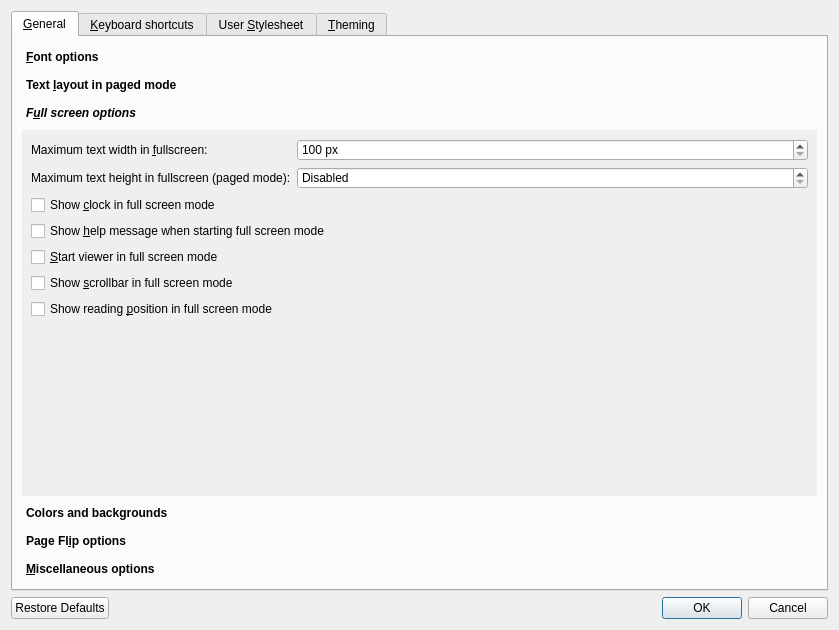
<?xml version="1.0" encoding="UTF-8"?>
<ui version="4.0">
 <class>Dialog</class>
 <widget class="QDialog" name="Dialog">
  <property name="geometry">
   <rect>
    <x>0</x>
    <y>0</y>
    <width>839</width>
    <height>630</height>
   </rect>
  </property>
  <property name="windowTitle">
   <string>Configure Ebook viewer</string>
  </property>
  <property name="windowIcon">
   <iconset resource="../../../../resources/images.qrc">
    <normaloff>:/images/config.png</normaloff>:/images/config.png</iconset>
  </property>
  <layout class="QGridLayout" name="gridLayout_4">
   <item row="1" column="0">
    <widget class="QDialogButtonBox" name="buttonBox">
     <property name="orientation">
      <enum>Qt::Horizontal</enum>
     </property>
     <property name="standardButtons">
      <set>QDialogButtonBox::Cancel|QDialogButtonBox::Ok|QDialogButtonBox::RestoreDefaults</set>
     </property>
    </widget>
   </item>
   <item row="0" column="0">
    <widget class="QTabWidget" name="tabs">
     <property name="currentIndex">
      <number>0</number>
     </property>
     <widget class="QWidget" name="tab">
      <attribute name="title">
       <string>&amp;General</string>
      </attribute>
      <layout class="QVBoxLayout" name="verticalLayout_2">
       <item>
        <widget class="QToolBox" name="toolBox">
         <property name="styleSheet">
          <string notr="true">QToolBox::tab {
     background: qlineargradient(x1: 0, y1: 0, x2: 0, y2: 1,
                                 stop: 0 #E1E1E1, stop: 0.4 #DDDDDD,
                                 stop: 0.5 #D8D8D8, stop: 1.0 #D3D3D3);
     border-radius: 5px;
     color: black;
     font-weight: bold;
 }

 QToolBox::tab:selected {
     font-style: italic;
 }

QToolBox::tab:hover {
   color: red;
   font-style: italic;
}</string>
         </property>
         <property name="currentIndex">
          <number>2</number>
         </property>
         <widget class="QWidget" name="page">
          <property name="geometry">
           <rect>
            <x>0</x>
            <y>0</y>
            <width>811</width>
            <height>380</height>
           </rect>
          </property>
          <attribute name="label">
           <string>&amp;Font options</string>
          </attribute>
          <layout class="QFormLayout" name="formLayout_2">
           <item row="0" column="0">
            <widget class="QLabel" name="label">
             <property name="text">
              <string>Se&amp;rif family:</string>
             </property>
             <property name="buddy">
              <cstring>serif_family</cstring>
             </property>
            </widget>
           </item>
           <item row="0" column="1">
            <widget class="QFontComboBox" name="serif_family"/>
           </item>
           <item row="1" column="0">
            <widget class="QLabel" name="label_2">
             <property name="text">
              <string>&amp;Sans family:</string>
             </property>
             <property name="buddy">
              <cstring>sans_family</cstring>
             </property>
            </widget>
           </item>
           <item row="1" column="1">
            <widget class="QFontComboBox" name="sans_family"/>
           </item>
           <item row="2" column="0">
            <widget class="QLabel" name="label_3">
             <property name="text">
              <string>&amp;Monospace family:</string>
             </property>
             <property name="buddy">
              <cstring>mono_family</cstring>
             </property>
            </widget>
           </item>
           <item row="2" column="1">
            <widget class="QFontComboBox" name="mono_family"/>
           </item>
           <item row="3" column="0">
            <widget class="QLabel" name="label_4">
             <property name="text">
              <string>&amp;Default font size:</string>
             </property>
             <property name="buddy">
              <cstring>default_font_size</cstring>
             </property>
            </widget>
           </item>
           <item row="3" column="1">
            <widget class="QSpinBox" name="default_font_size">
             <property name="suffix">
              <string> px</string>
             </property>
             <property name="minimum">
              <number>8</number>
             </property>
             <property name="maximum">
              <number>40</number>
             </property>
            </widget>
           </item>
           <item row="4" column="0">
            <widget class="QLabel" name="label_5">
             <property name="text">
              <string>Monospace &amp;font size:</string>
             </property>
             <property name="buddy">
              <cstring>mono_font_size</cstring>
             </property>
            </widget>
           </item>
           <item row="4" column="1">
            <widget class="QSpinBox" name="mono_font_size">
             <property name="suffix">
              <string> px</string>
             </property>
             <property name="minimum">
              <number>8</number>
             </property>
             <property name="maximum">
              <number>50</number>
             </property>
            </widget>
           </item>
           <item row="5" column="0">
            <widget class="QLabel" name="label_6">
             <property name="text">
              <string>S&amp;tandard font:</string>
             </property>
             <property name="buddy">
              <cstring>standard_font</cstring>
             </property>
            </widget>
           </item>
           <item row="5" column="1">
            <widget class="QComboBox" name="standard_font">
             <item>
              <property name="text">
               <string>Serif</string>
              </property>
             </item>
             <item>
              <property name="text">
               <string>Sans-serif</string>
              </property>
             </item>
             <item>
              <property name="text">
               <string>Monospace</string>
              </property>
             </item>
            </widget>
           </item>
           <item row="6" column="0">
            <widget class="QLabel" name="label_12">
             <property name="text">
              <string>Font &amp;magnification step size:</string>
             </property>
             <property name="buddy">
              <cstring>opt_font_mag_step</cstring>
             </property>
            </widget>
           </item>
           <item row="6" column="1">
            <widget class="QSpinBox" name="opt_font_mag_step">
             <property name="toolTip">
              <string>The amount by which the font size is increased/decreased
 when you click the font size larger/smaller buttons</string>
             </property>
             <property name="suffix">
              <string>%</string>
             </property>
            </widget>
           </item>
           <item row="7" column="0">
            <widget class="QLabel" name="label_22">
             <property name="text">
              <string>M&amp;inimum font size:</string>
             </property>
             <property name="buddy">
              <cstring>minimum_font_size</cstring>
             </property>
            </widget>
           </item>
           <item row="7" column="1">
            <widget class="QSpinBox" name="minimum_font_size">
             <property name="toolTip">
              <string>The minimum font size in pixels</string>
             </property>
             <property name="suffix">
              <string> px</string>
             </property>
             <property name="minimum">
              <number>8</number>
             </property>
            </widget>
           </item>
          </layout>
         </widget>
         <widget class="QWidget" name="page_5">
          <property name="geometry">
           <rect>
            <x>0</x>
            <y>0</y>
            <width>811</width>
            <height>380</height>
           </rect>
          </property>
          <attribute name="label">
           <string>Text &amp;layout in paged mode</string>
          </attribute>
          <layout class="QFormLayout" name="formLayout_5">
           <property name="fieldGrowthPolicy">
            <enum>QFormLayout::ExpandingFieldsGrow</enum>
           </property>
           <item row="0" column="0" colspan="2">
            <widget class="QLabel" name="label_8">
             <property name="text">
              <string>&lt;p&gt;These options only apply in &quot;paged&quot; mode, where the text is broken up into pages, as in a paper book. To get into this mode, use the button with the yellow scroll icon in the top right corner of the viewer window.</string>
             </property>
             <property name="wordWrap">
              <bool>true</bool>
             </property>
            </widget>
           </item>
           <item row="1" column="0">
            <widget class="QLabel" name="label_13">
             <property name="text">
              <string>The number of &amp;pages of text to show on screen </string>
             </property>
             <property name="buddy">
              <cstring>opt_cols_per_screen</cstring>
             </property>
            </widget>
           </item>
           <item row="1" column="1">
            <widget class="QSpinBox" name="opt_cols_per_screen">
             <property name="suffix">
              <string> page(s)</string>
             </property>
             <property name="minimum">
              <number>1</number>
             </property>
             <property name="maximum">
              <number>5</number>
             </property>
            </widget>
           </item>
           <item row="2" column="0" colspan="2">
            <widget class="QCheckBox" name="opt_override_book_margins">
             <property name="text">
              <string>&amp;Override the page margin settings specified in the book</string>
             </property>
             <property name="checked">
              <bool>true</bool>
             </property>
            </widget>
           </item>
           <item row="3" column="0">
            <widget class="QLabel" name="label_18">
             <property name="text">
              <string>&amp;Top margin</string>
             </property>
             <property name="buddy">
              <cstring>opt_top_margin</cstring>
             </property>
            </widget>
           </item>
           <item row="3" column="1">
            <widget class="QSpinBox" name="opt_top_margin">
             <property name="suffix">
              <string> px</string>
             </property>
             <property name="minimum">
              <number>10</number>
             </property>
             <property name="maximum">
              <number>1000</number>
             </property>
            </widget>
           </item>
           <item row="4" column="0">
            <widget class="QLabel" name="label_19">
             <property name="text">
              <string>&amp;Side margin</string>
             </property>
             <property name="buddy">
              <cstring>opt_side_margin</cstring>
             </property>
            </widget>
           </item>
           <item row="4" column="1">
            <widget class="QSpinBox" name="opt_side_margin">
             <property name="suffix">
              <string> px</string>
             </property>
             <property name="minimum">
              <number>10</number>
             </property>
             <property name="maximum">
              <number>1000</number>
             </property>
            </widget>
           </item>
           <item row="5" column="0">
            <widget class="QLabel" name="label_17">
             <property name="text">
              <string>&amp;Bottom margin</string>
             </property>
             <property name="buddy">
              <cstring>opt_bottom_margin</cstring>
             </property>
            </widget>
           </item>
           <item row="5" column="1">
            <widget class="QSpinBox" name="opt_bottom_margin">
             <property name="suffix">
              <string> px</string>
             </property>
             <property name="minimum">
              <number>10</number>
             </property>
             <property name="maximum">
              <number>1000</number>
             </property>
            </widget>
           </item>
          </layout>
         </widget>
         <widget class="QWidget" name="page_2">
          <property name="geometry">
           <rect>
            <x>0</x>
            <y>0</y>
            <width>811</width>
            <height>380</height>
           </rect>
          </property>
          <attribute name="label">
           <string>F&amp;ull screen options</string>
          </attribute>
          <layout class="QFormLayout" name="formLayout">
           <item row="0" column="0">
            <widget class="QLabel" name="label_7">
             <property name="text">
              <string>Maximum text width in &amp;fullscreen:</string>
             </property>
             <property name="buddy">
              <cstring>max_fs_width</cstring>
             </property>
            </widget>
           </item>
           <item row="0" column="1">
            <widget class="QSpinBox" name="max_fs_width">
             <property name="toolTip">
              <string>Set the maximum width that the book's text and pictures will take when in fullscreen mode. This allows you to read the book text without it becoming too wide.</string>
             </property>
             <property name="suffix">
              <string> px</string>
             </property>
             <property name="minimum">
              <number>100</number>
             </property>
             <property name="maximum">
              <number>10000</number>
             </property>
            </widget>
           </item>
           <item row="6" column="0" colspan="2">
            <widget class="QCheckBox" name="opt_fullscreen_pos">
             <property name="text">
              <string>Show reading &amp;position in full screen mode</string>
             </property>
            </widget>
           </item>
           <item row="5" column="0" colspan="2">
            <widget class="QCheckBox" name="opt_fullscreen_scrollbar">
             <property name="text">
              <string>Show &amp;scrollbar in full screen mode</string>
             </property>
            </widget>
           </item>
           <item row="4" column="0" colspan="2">
            <widget class="QCheckBox" name="opt_start_in_fullscreen">
             <property name="text">
              <string>&amp;Start viewer in full screen mode</string>
             </property>
            </widget>
           </item>
           <item row="3" column="0" colspan="2">
            <widget class="QCheckBox" name="opt_show_fullscreen_help">
             <property name="text">
              <string>Show &amp;help message when starting full screen mode</string>
             </property>
            </widget>
           </item>
           <item row="1" column="0">
            <widget class="QLabel" name="label_24">
             <property name="text">
              <string>Maximum text height in fullscreen (paged mode):</string>
             </property>
            </widget>
           </item>
           <item row="2" column="0" colspan="2">
            <widget class="QCheckBox" name="opt_fullscreen_clock">
             <property name="text">
              <string>Show &amp;clock in full screen mode</string>
             </property>
            </widget>
           </item>
           <item row="1" column="1">
            <widget class="QSpinBox" name="max_fs_height">
             <property name="specialValueText">
              <string>Disabled</string>
             </property>
             <property name="suffix">
              <string> px</string>
             </property>
             <property name="minimum">
              <number>100</number>
             </property>
             <property name="maximum">
              <number>10000</number>
             </property>
             <property name="singleStep">
              <number>25</number>
             </property>
            </widget>
           </item>
          </layout>
         </widget>
         <widget class="QWidget" name="page_6">
          <property name="geometry">
           <rect>
            <x>0</x>
            <y>0</y>
            <width>811</width>
            <height>380</height>
           </rect>
          </property>
          <attribute name="label">
           <string>Colors and backgrounds</string>
          </attribute>
          <layout class="QFormLayout" name="formLayout_6">
           <item row="0" column="0">
            <widget class="QLabel" name="label_14">
             <property name="text">
              <string>Background color:</string>
             </property>
            </widget>
           </item>
           <item row="0" column="1">
            <layout class="QHBoxLayout" name="horizontalLayout">
             <item>
              <widget class="QLabel" name="background_color_sample">
               <property name="text">
                <string>Sample</string>
               </property>
              </widget>
             </item>
             <item>
              <widget class="QPushButton" name="change_background_color_button">
               <property name="text">
                <string>Change</string>
               </property>
              </widget>
             </item>
             <item>
              <widget class="QPushButton" name="reset_background_color_button">
               <property name="text">
                <string>Reset</string>
               </property>
              </widget>
             </item>
            </layout>
           </item>
           <item row="1" column="0">
            <widget class="QLabel" name="label_16">
             <property name="text">
              <string>Text color:</string>
             </property>
            </widget>
           </item>
           <item row="1" column="1">
            <layout class="QHBoxLayout" name="horizontalLayout_2">
             <item>
              <widget class="QLabel" name="text_color_sample">
               <property name="text">
                <string>Sample</string>
               </property>
              </widget>
             </item>
             <item>
              <widget class="QPushButton" name="change_text_color_button">
               <property name="text">
                <string>Change</string>
               </property>
              </widget>
             </item>
             <item>
              <widget class="QPushButton" name="reset_text_color_button">
               <property name="text">
                <string>Reset</string>
               </property>
              </widget>
             </item>
            </layout>
           </item>
          </layout>
         </widget>
         <widget class="QWidget" name="page_3">
          <property name="geometry">
           <rect>
            <x>0</x>
            <y>0</y>
            <width>811</width>
            <height>380</height>
           </rect>
          </property>
          <attribute name="label">
           <string>Page Fl&amp;ip options</string>
          </attribute>
          <layout class="QFormLayout" name="formLayout_3">
           <item row="0" column="0">
            <widget class="QLabel" name="label_11">
             <property name="text">
              <string>Page flip &amp;duration:</string>
             </property>
             <property name="buddy">
              <cstring>opt_page_flip_duration</cstring>
             </property>
            </widget>
           </item>
           <item row="0" column="1">
            <widget class="QDoubleSpinBox" name="opt_page_flip_duration">
             <property name="specialValueText">
              <string>disabled</string>
             </property>
             <property name="suffix">
              <string> secs</string>
             </property>
             <property name="decimals">
              <number>1</number>
             </property>
             <property name="minimum">
              <double>0.100000000000000</double>
             </property>
             <property name="maximum">
              <double>3.000000000000000</double>
             </property>
             <property name="singleStep">
              <double>0.100000000000000</double>
             </property>
             <property name="value">
              <double>0.500000000000000</double>
             </property>
            </widget>
           </item>
           <item row="1" column="0" colspan="2">
            <widget class="QCheckBox" name="opt_wheel_flips_pages">
             <property name="text">
              <string>Mouse &amp;wheel flips pages</string>
             </property>
            </widget>
           </item>
           <item row="2" column="0" colspan="2">
            <widget class="QCheckBox" name="opt_line_scrolling_stops_on_pagebreaks">
             <property name="text">
              <string>Line &amp;scrolling stops at page breaks</string>
             </property>
            </widget>
           </item>
           <item row="3" column="0" colspan="2">
            <widget class="QCheckBox" name="opt_fit_images">
             <property name="text">
              <string>&amp;Resize images larger than the viewer window (needs restart)</string>
             </property>
            </widget>
           </item>
          </layout>
         </widget>
         <widget class="QWidget" name="page_4">
          <property name="geometry">
           <rect>
            <x>0</x>
            <y>0</y>
            <width>811</width>
            <height>380</height>
           </rect>
          </property>
          <attribute name="label">
           <string>&amp;Miscellaneous options</string>
          </attribute>
          <layout class="QFormLayout" name="formLayout_4">
           <item row="0" column="0" colspan="2">
            <widget class="QCheckBox" name="hyphenate">
             <property name="text">
              <string>H&amp;yphenate (break line in the middle of large words)</string>
             </property>
            </widget>
           </item>
           <item row="1" column="0">
            <widget class="QLabel" name="hyphenate_label">
             <property name="text">
              <string>Default &amp;language for hyphenation:</string>
             </property>
             <property name="buddy">
              <cstring>hyphenate_default_lang</cstring>
             </property>
            </widget>
           </item>
           <item row="1" column="1">
            <widget class="QComboBox" name="hyphenate_default_lang">
             <property name="toolTip">
              <string>The default language to use for hyphenation rules. If the book does not specify a language, this will be used.</string>
             </property>
            </widget>
           </item>
           <item row="5" column="0">
            <widget class="QPushButton" name="clear_search_history_button">
             <property name="text">
              <string>Clear search history</string>
             </property>
            </widget>
           </item>
           <item row="2" column="0">
            <widget class="QCheckBox" name="opt_show_controls">
             <property name="text">
              <string>Show &amp;controls in the viewer window</string>
             </property>
            </widget>
           </item>
           <item row="3" column="0">
            <widget class="QCheckBox" name="opt_remember_window_size">
             <property name="text">
              <string>Remember last used &amp;window size and layout</string>
             </property>
            </widget>
           </item>
           <item row="4" column="0">
            <widget class="QCheckBox" name="opt_remember_current_page">
             <property name="text">
              <string>Remember the &amp;current page when quitting</string>
             </property>
            </widget>
           </item>
          </layout>
         </widget>
        </widget>
       </item>
      </layout>
     </widget>
     <widget class="QWidget" name="tab_2">
      <attribute name="title">
       <string>&amp;Keyboard shortcuts</string>
      </attribute>
      <layout class="QVBoxLayout" name="verticalLayout">
       <item>
        <widget class="QLabel" name="label_9">
         <property name="text">
          <string>Double click to change a keyboard shortcut</string>
         </property>
         <property name="wordWrap">
          <bool>true</bool>
         </property>
        </widget>
       </item>
      </layout>
     </widget>
     <widget class="QWidget" name="tab_3">
      <attribute name="title">
       <string>User &amp;Stylesheet</string>
      </attribute>
      <layout class="QVBoxLayout" name="verticalLayout_3">
       <item>
        <widget class="QLabel" name="label_10">
         <property name="text">
          <string>&lt;p&gt;A CSS stylesheet that can be used to control the look and feel of books. For examples, click &lt;a href=&quot;http://www.mobileread.com/forums/showthread.php?t=51500&quot;&gt;here&lt;/a&gt;.</string>
         </property>
         <property name="wordWrap">
          <bool>true</bool>
         </property>
         <property name="openExternalLinks">
          <bool>true</bool>
         </property>
        </widget>
       </item>
       <item>
        <widget class="QPlainTextEdit" name="css"/>
       </item>
      </layout>
     </widget>
     <widget class="QWidget" name="tab_4">
      <attribute name="title">
       <string>&amp;Theming</string>
      </attribute>
      <layout class="QFormLayout" name="formLayout_7">
       <property name="fieldGrowthPolicy">
        <enum>QFormLayout::ExpandingFieldsGrow</enum>
       </property>
       <item row="0" column="0" colspan="2">
        <widget class="QLabel" name="label_23">
         <property name="text">
          <string>You can save and load the viewer settings as &lt;i&gt;themes&lt;/i&gt;</string>
         </property>
        </widget>
       </item>
       <item row="1" column="0">
        <spacer name="verticalSpacer_2">
         <property name="orientation">
          <enum>Qt::Vertical</enum>
         </property>
         <property name="sizeHint" stdset="0">
          <size>
           <width>20</width>
           <height>40</height>
          </size>
         </property>
        </spacer>
       </item>
       <item row="2" column="0">
        <widget class="QLabel" name="label_15">
         <property name="text">
          <string>Save current settings as a theme:</string>
         </property>
         <property name="buddy">
          <cstring>save_theme_button</cstring>
         </property>
        </widget>
       </item>
       <item row="2" column="1">
        <widget class="QToolButton" name="save_theme_button">
         <property name="text">
          <string>&amp;Save</string>
         </property>
         <property name="icon">
          <iconset resource="../../../../resources/images.qrc">
           <normaloff>:/images/save.png</normaloff>:/images/save.png</iconset>
         </property>
         <property name="toolButtonStyle">
          <enum>Qt::ToolButtonTextBesideIcon</enum>
         </property>
        </widget>
       </item>
       <item row="4" column="0">
        <widget class="QLabel" name="label_20">
         <property name="text">
          <string>Load a previously saved theme:</string>
         </property>
         <property name="buddy">
          <cstring>load_theme_button</cstring>
         </property>
        </widget>
       </item>
       <item row="4" column="1">
        <widget class="QToolButton" name="load_theme_button">
         <property name="text">
          <string>&amp;Load</string>
         </property>
         <property name="icon">
          <iconset resource="../../../../resources/images.qrc">
           <normaloff>:/images/document_open.png</normaloff>:/images/document_open.png</iconset>
         </property>
         <property name="popupMode">
          <enum>QToolButton::InstantPopup</enum>
         </property>
         <property name="toolButtonStyle">
          <enum>Qt::ToolButtonTextBesideIcon</enum>
         </property>
        </widget>
       </item>
       <item row="5" column="0">
        <widget class="QLabel" name="label_21">
         <property name="text">
          <string>Delete a saved theme:</string>
         </property>
        </widget>
       </item>
       <item row="5" column="1">
        <widget class="QToolButton" name="delete_theme_button">
         <property name="text">
          <string>&amp;Delete</string>
         </property>
         <property name="icon">
          <iconset resource="../../../../resources/images.qrc">
           <normaloff>:/images/trash.png</normaloff>:/images/trash.png</iconset>
         </property>
         <property name="popupMode">
          <enum>QToolButton::InstantPopup</enum>
         </property>
         <property name="toolButtonStyle">
          <enum>Qt::ToolButtonTextBesideIcon</enum>
         </property>
        </widget>
       </item>
       <item row="6" column="1">
        <spacer name="verticalSpacer_3">
         <property name="orientation">
          <enum>Qt::Vertical</enum>
         </property>
         <property name="sizeHint" stdset="0">
          <size>
           <width>20</width>
           <height>40</height>
          </size>
         </property>
        </spacer>
       </item>
       <item row="7" column="0" colspan="2">
        <widget class="QLabel" name="theming_message">
         <property name="text">
          <string/>
         </property>
        </widget>
       </item>
      </layout>
     </widget>
    </widget>
   </item>
  </layout>
 </widget>
 <tabstops>
  <tabstop>buttonBox</tabstop>
 </tabstops>
 <resources>
  <include location="../../../../resources/images.qrc"/>
 </resources>
 <connections>
  <connection>
   <sender>buttonBox</sender>
   <signal>accepted()</signal>
   <receiver>Dialog</receiver>
   <slot>accept()</slot>
   <hints>
    <hint type="sourcelabel">
     <x>258</x>
     <y>623</y>
    </hint>
    <hint type="destinationlabel">
     <x>157</x>
     <y>274</y>
    </hint>
   </hints>
  </connection>
  <connection>
   <sender>buttonBox</sender>
   <signal>rejected()</signal>
   <receiver>Dialog</receiver>
   <slot>reject()</slot>
   <hints>
    <hint type="sourcelabel">
     <x>326</x>
     <y>623</y>
    </hint>
    <hint type="destinationlabel">
     <x>286</x>
     <y>274</y>
    </hint>
   </hints>
  </connection>
  <connection>
   <sender>hyphenate</sender>
   <signal>toggled(bool)</signal>
   <receiver>hyphenate_default_lang</receiver>
   <slot>setEnabled(bool)</slot>
   <hints>
    <hint type="sourcelabel">
     <x>89</x>
     <y>226</y>
    </hint>
    <hint type="destinationlabel">
     <x>332</x>
     <y>259</y>
    </hint>
   </hints>
  </connection>
  <connection>
   <sender>opt_override_book_margins</sender>
   <signal>toggled(bool)</signal>
   <receiver>opt_top_margin</receiver>
   <slot>setEnabled(bool)</slot>
   <hints>
    <hint type="sourcelabel">
     <x>137</x>
     <y>189</y>
    </hint>
    <hint type="destinationlabel">
     <x>367</x>
     <y>218</y>
    </hint>
   </hints>
  </connection>
  <connection>
   <sender>opt_override_book_margins</sender>
   <signal>toggled(bool)</signal>
   <receiver>opt_side_margin</receiver>
   <slot>setEnabled(bool)</slot>
   <hints>
    <hint type="sourcelabel">
     <x>71</x>
     <y>193</y>
    </hint>
    <hint type="destinationlabel">
     <x>347</x>
     <y>253</y>
    </hint>
   </hints>
  </connection>
  <connection>
   <sender>opt_override_book_margins</sender>
   <signal>toggled(bool)</signal>
   <receiver>opt_bottom_margin</receiver>
   <slot>setEnabled(bool)</slot>
   <hints>
    <hint type="sourcelabel">
     <x>513</x>
     <y>196</y>
    </hint>
    <hint type="destinationlabel">
     <x>371</x>
     <y>281</y>
    </hint>
   </hints>
  </connection>
 </connections>
</ui>
